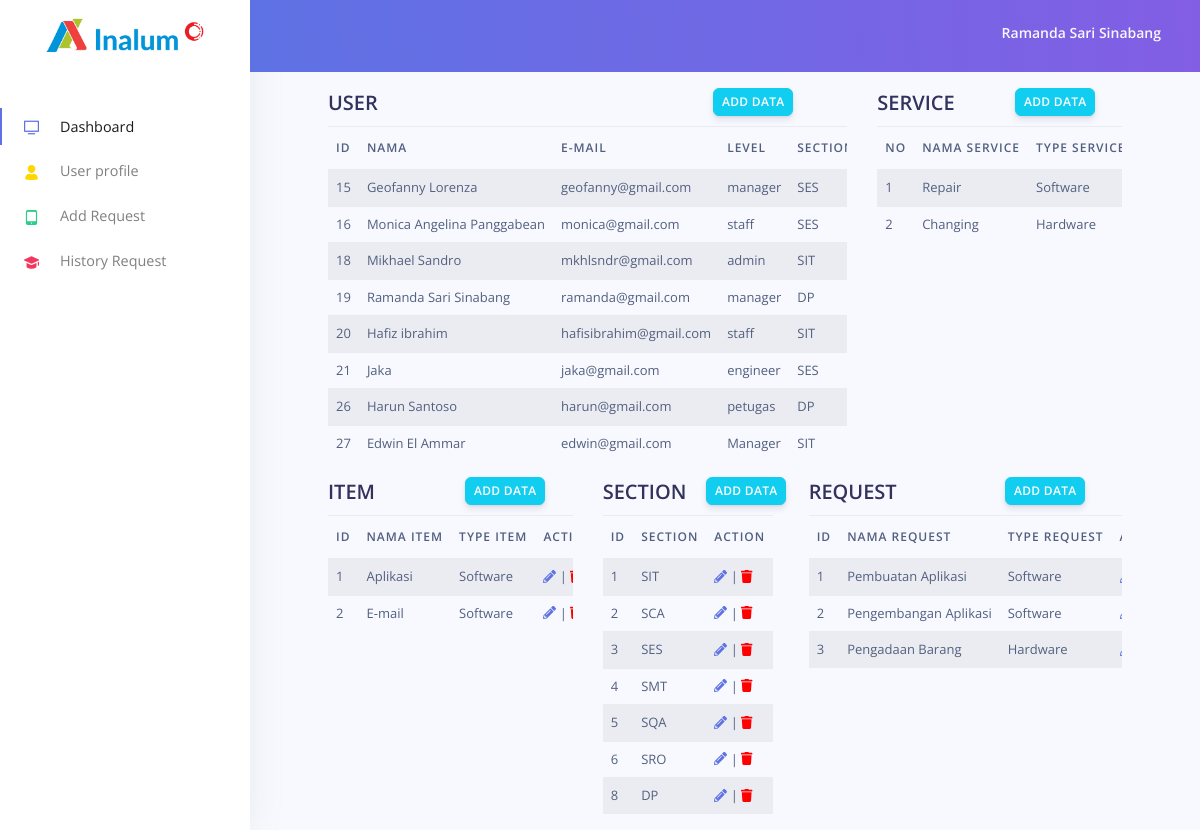
The app's page /manager/index.php (signed in) with its own data.
### tables this page shows
CREATE TABLE `tb_user` (
  `id_user` int(11) NOT NULL,
  `password` varchar(255) NOT NULL,
  `nama` varchar(50) NOT NULL,
  `email` varchar(50) NOT NULL,
  `level` varchar(10) NOT NULL,
  `id_section` int(11) NOT NULL
);

CREATE TABLE `tb_section` (
  `id_section` int(11) NOT NULL,
  `section` varchar(5) NOT NULL
);

CREATE TABLE `tb_service` (
  `id_service` int(11) NOT NULL,
  `name_service` text NOT NULL,
  `type_service` text NOT NULL
);

CREATE TABLE `tb_item` (
  `id_item` int(11) NOT NULL,
  `name_item` text NOT NULL,
  `type_item` text NOT NULL
);

CREATE TABLE `tb_kind_req` (
  `id_request` int(11) NOT NULL,
  `name_request` text NOT NULL,
  `type_request` text NOT NULL
);

### manager/page/dashboard.php (the view, shortened to what this page needs)
<?php
include "../includes/conn.php";
?>
<div class="container-fluid">
  <div class="header-body">
    <div class="row">
      <div class="col-md-8">
        <table class="table table-striped table-sm table-responsive" id="data-transaksi">
          <div class="row">
            <div class="col-md-6">
            <h2>USER</h2>
            </div>
            <div class="col-md-5 text-right">
              <a href="#" type="button" class="btn btn-info btn-sm" data-toggle="modal" data-target="#myModal">ADD DATA</a>
            </div>
          </div>
          <thead>
            <tr>
              <th>ID</th>
              <th>Nama</th>
              <th>E-mail</th>
              <th>Level</th>
              <th>Section</th>
            </tr>
          </thead>
          <tbody>
            <?php
              $sql = "SELECT * FROM tb_user
                      INNER JOIN tb_section ON tb_user.id_section = tb_section.id_section";
              $query = mysqli_query($link,$sql);
              while($hasil=mysqli_fetch_array($query)):
            ?>
            <tr>
              <td><?=$hasil['id_user'];?></td>
              <td><?=$hasil['nama'];?></td>
              <td><?=$hasil['email'];?></td>
              <td><?=$hasil['level'];?></td>
              <td><?=$hasil['section'];?></td>
            </tr>
          <?php endwhile ?>
          </tbody>
        </table>
      </div>
    <div class="col-md-4">
      <table class="table table-striped table-sm table-responsive" id="data-transaksi">
        <div class="row">
            <div class="col-md-6">
            <h2>SERVICE</h2>
            </div>
            <div class="col-md-5 text-right">
              <a href="#" type="button" class="btn btn-info btn-sm" data-toggle="modal" data-target="#myModalItem">ADD DATA</a>
            </div>
          </div>
        <thead>
          <tr>
            <th>No</th>
            <th>Nama Service</th>
            <th>Type Service</th>
          </tr>
        </thead>
        <tbody>
          <?php
            $sql = "SELECT * FROM tb_service";
            $query = mysqli_query($link,$sql);
            while($hasil=mysqli_fetch_array($query)):
          ?>
          <tr>
            <td><?=$hasil['id_service'];?></td>
            <td><?=$hasil['name_service'];?></td>
            <td><?=$hasil['type_service'];?></td>
          </tr>
        <?php endwhile ?>
        </tbody>
      </table>
    </div>
  </div>
  <div class="row">
    <div class="col-md-4">
      <table class="table table-striped table-sm table-responsive" id="data-transaksi">
        <div class="row">
            <div class="col-md-6">
            <h2>ITEM</h2>
            </div>
            <div class="col-md-5 text-right">
              <a href="#" type="button" class="btn btn-info btn-sm" data-toggle="modal" data-target="#myModalService">ADD DATA</a>
            </div>
          </div>
        <thead>
          <tr>
            <th>ID</th>
            <th>Nama Item</th>
            <th>Type item</th>
            <th>Action</th>
          </tr>
        </thead>
        <tbody>
          <?php
            $sql = "SELECT * FROM tb_item";
            $query = mysqli_query($link,$sql);
            while($hasil=mysqli_fetch_array($query)):
          ?>
          <tr>
            <td><?=$hasil['id_item'];?></td>
            <td><?=$hasil['name_item'];?></td>
            <td><?=$hasil['type_item'];?></td>
            <td><a href="index.php?p=edit&No_Transaksi=<?php echo $hasil['No_Transaksi'];?>">
              <i class='fas fa-pencil-alt'></i>
            </a>
              | <a href="javascript:hapusData('<?=$hasil['No_Transaksi'];?>')">
                <i class='fas fa-trash' style="color: red;"></i>
                </a>
            </td>
          </tr>
        <?php endwhile ?>
        </tbody>
      </table>
    </div>
    <div class="col-md-3">
      <table class="table table-striped table-sm table-responsive" id="data-transaksi">
        <div class="row">
            <div class="col-md-6">
            <h2>SECTION</h2>
            </div>
            <div class="col-md-5 text-right">
              <a href="#" type="button" class="btn btn-info btn-sm" data-toggle="modal" data-target="#myModalSection">ADD DATA</a>
            </div>
          </div>
        <thead>
          <tr>
            <th>ID</th>
            <th>Section</th>
            <th>Action</th>
          </tr>
        </thead>
        <tbody>
          <?php
            $sql = "SELECT * FROM tb_section";
            $query = mysqli_query($link,$sql);
            while($hasil=mysqli_fetch_array($query)):
          ?>
          <tr>
            <td><?=$hasil['id_section'];?></td>
            <td><?=$hasil['section'];?></td>
            <td><a href="index.php?p=edit&No_Transaksi=<?php echo $hasil['No_Transaksi'];?>">
              <i class='fas fa-pencil-alt'></i>
            </a>
              | <a href="javascript:hapusData('<?=$hasil['No_Transaksi'];?>')">
                <i class='fas fa-trash' style="color: red;"></i>
                </a>
            </td>
          </tr>
        <?php endwhile ?>
        </tbody>
      </table>
    </div>
  <div class="col-md-5">
    <table class="table table-striped table-sm table-responsive" id="data-transaksi">
      <div class="row">
            <div class="col-md-6">
            <h2>REQUEST</h2>
            </div>
            <div class="col-md-5 text-right">
              <a href="#" type="button" class="btn btn-info btn-sm" data-toggle="modal" data-target="#myModalRequest">ADD DATA</a>
            </div>
          </div>
    <thead>
      <tr>
        <th>ID</th>
        <th>Nama Request</th>
        <th>Type Request</th>
        <th>Action</th>
      </tr>
    </thead>
    <tbody>
      <?php
        $sql = "SELECT * FROM tb_kind_req";
        $query = mysqli_query($link,$sql);
        while($hasil=mysqli_fetch_array($query)):
      ?>
      <tr>
        <td><?=$hasil['id_request'];?></td>
        <td><?=$hasil['name_request'];?></td>
        <td><?=$hasil['type_request'];?></td>
        <td><a href="index.php?p=edit&No_Transaksi=<?php echo $hasil['No_Transaksi'];?>">
          <i class='fas fa-pencil-alt'></i>
        </a>
        </td>
      </tr>
    <?php endwhile ?>
    </tbody>
  </table>
    </div>
    </div>
  </div>
</div>

### manager/index.php (shortened to what this page needs)
<?php
    include '../includes/conn.php';
?>
<!DOCTYPE html>
<html lang="en">
<head>
  <link rel="stylesheet" href="../assets/nucleo/css/nucleo.css" type="text/css">
  <link rel="stylesheet" type="text/css" href="../assets/DataTables/datatables.min.css"/>
  <link rel="stylesheet" href="../assets/css/argon-dashboard.css?v=1.1.0" type="text/css">
  <link rel="stylesheet" href="../assets/css/all.css">
</head>
<body>
  <nav class="navbar navbar-vertical fixed-left navbar-expand-md navbar-light bg-white" id="sidenav-main">
    <div class="container-fluid">
      <a class="navbar-brand pt-0" href="#">
        <img src="../assets/img/icons/logo.png" class="navbar-brand-img">
      </a>
      <div class="collapse navbar-collapse" id="sidenav-collapse-main">
        <ul class="navbar-nav">
          <li class="nav-item  class=" active=" ">
          <a class=" nav-link active " href="?p=dashboard"> <i class="ni ni-tv-2 text-primary"></i> Dashboard
            </a>
          </li>
          <li class="nav-item">
            <a class="nav-link " href="?p=profile">
              <i class="ni ni-single-02 text-yellow"></i> User profile
            </a>
          </li>
          <li class="nav-item">
            <a class="nav-link" href="?p=request">
              <i class="ni ni-mobile-button text-success "></i>Add Request
            </a>
          </li>
        </ul>
        <ul class="navbar-nav mb-md-3">
          <li class="nav-item">
            <a class="nav-link " href="?p=history_request">
              <i class="ni ni-hat-3 text-red"></i> History Request
            </a>
          </li>
        </ul>
      </div>
    </div>
  </nav>
  <div class="main-content">
    <nav class="navbar navbar-top navbar-expand-md navbar-dark" id="navbar-main">
      <div class="container-fluid">
        <?php
            $email = $_SESSION['email'];
            $query = mysqli_query($link,"SELECT * FROM tb_user WHERE email = '$email' ");
            while($hasil=mysqli_fetch_array($query)) :
        ?>
        <ul class="navbar-nav align-items-center d-none d-md-flex ml-auto">
          <li class="nav-item dropdown">
            <a class="nav-link pr-0" href="#" role="button" data-toggle="dropdown">
              <div class="media align-items-center">
                <div class="media-body ml-2 d-none d-lg-block">
                  <span class="mb-0 text-sm  font-weight-bold"><?php echo $hasil['nama']; ?></span>
                </div>
              </div>
            </a>
            <?php endwhile ?>
          </li>
        </ul>
      </div>
    </nav>
    <div class="header bg-gradient-primary pb-4 pt-md-5"></div>
    <div class="container-fluid mt-3">
      <div class="row mt-3">
        <div class="col-md-12 mb-5 mb-xl-0">
                  <?php
                  include 'include/controller-page.php';
                  ?>
        </div>
      </div>
    </div>
  </div>
</body>
</html>

### assets/nucleo/css/nucleo.css (style rules this page uses)
.ni { display: inline-block; font: normal normal normal 14px/1 NucleoIcons; font-size: inherit; text-rendering: auto; -webkit-font-smoothing: antialiased; -moz-osx-font-smoothing: grayscale; }
.ni-hat-3::before { content: "\ea37"; }
.ni-mobile-button::before { content: "\ea40"; }
.ni-single-02::before { content: "\ea4e"; }
.ni-tv-2::before { content: "\ea59"; }

### assets/css/all.css (style rules this page uses)
.fa-pencil-alt:before { content: "\f303"; }
.fa-trash:before { content: "\f1f8"; }

### records on screen
tb_user: nama "Ramanda Sari Sinabang", id_user "19", email "ramanda@gmail.com", level "manager", id_section.section "DP"
tb_user: id_user "15", nama "Geofanny Lorenza", email "geofanny@gmail.com", level "manager", id_section.section "SES"
tb_user: id_user "16", nama "Monica Angelina Panggabean", email "monica@gmail.com", level "staff", id_section.section "SES"
tb_user: id_user "18", nama "Mikhael Sandro", email "mkhlsndr@gmail.com", level "admin", id_section.section "SIT"
tb_user: id_user "20", nama "Hafiz ibrahim", email "hafisibrahim@gmail.com", level "staff", id_section.section "SIT"
tb_user: id_user "21", nama "Jaka", email "jaka@gmail.com", level "engineer", id_section.section "SES"
tb_user: id_user "26", nama "Harun Santoso", email "harun@gmail.com", level "petugas", id_section.section "DP"
tb_user: id_user "27", nama "Edwin El Ammar", email "edwin@gmail.com", level "Manager", id_section.section "SIT"
tb_service: id_service "1", name_service "Repair", type_service "Software"
tb_service: id_service "2", name_service "Changing", type_service "Hardware"
tb_item: id_item "1", name_item "Aplikasi", type_item "Software"
tb_item: id_item "2", name_item "E-mail", type_item "Software"
tb_section: id_section "1", section "SIT"
tb_section: id_section "2", section "SCA"
tb_section: id_section "3", section "SES"
tb_section: id_section "4", section "SMT"
tb_section: id_section "5", section "SQA"
tb_section: id_section "6", section "SRO"
tb_section: id_section "8", section "DP"
tb_kind_req: id_request "1", name_request "Pembuatan Aplikasi", type_request "Software"
tb_kind_req: id_request "2", name_request "Pengembangan Aplikasi", type_request "Software"
tb_kind_req: id_request "3", name_request "Pengadaan Barang", type_request "Hardware"
